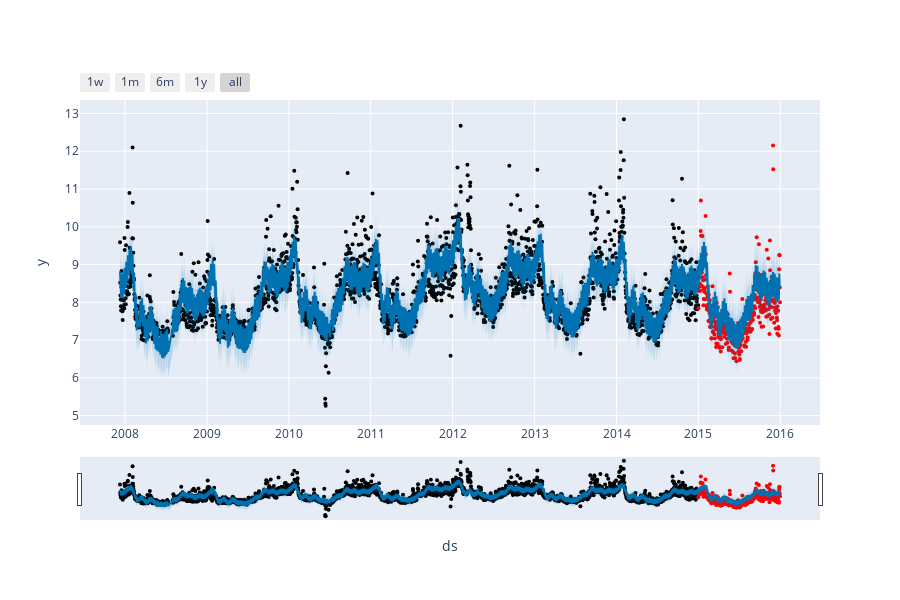

The cell this chart's notebook holds for it:
### Markdown cell above
## 시각화

### Code cell
future = model.make_future_dataframe(periods=365, include_history=True)
forecast = model.predict(future)
plot_plotly_with_testset(model, forecast, df_test)

### Figure 1 — Plotly figure (JSON) as saved in the notebook; plotly's stock layout.template omitted (floating-point values rounded to 4 significant figures; data arrays with more than 128 entries replaced by an {"elided": "..."} marker saying what was removed)
{"data": [{"marker": {"color": {"elided": "2885 str values"}, "size": 4}, "mode": "markers", "name": "Actual", "type": "scatter", "x": {"elided": "2885 str values"}, "y": {"elided": "2885 float values"}}, {"hoverinfo": "skip", "line": {"width": 0}, "mode": "lines", "type": "scatter", "x": {"elided": "2887 str values"}, "y": {"elided": "2887 float values"}}, {"fill": "tonexty", "fillcolor": "rgba(0, 114, 178, 0.2)", "line": {"color": "#0072B2", "width": 2}, "mode": "lines", "name": "Predicted", "type": "scatter", "x": {"elided": "2887 str values"}, "y": {"elided": "2887 float values"}}, {"fill": "tonexty", "fillcolor": "rgba(0, 114, 178, 0.2)", "hoverinfo": "skip", "line": {"width": 0}, "mode": "lines", "type": "scatter", "x": {"elided": "2887 str values"}, "y": {"elided": "2887 float values"}}], "layout": {"height": 600, "showlegend": false, "width": 900, "xaxis": {"rangeselector": {"buttons": [{"count": 7, "label": "1w", "step": "day", "stepmode": "backward"}, {"count": 1, "label": "1m", "step": "month", "stepmode": "backward"}, {"count": 6, "label": "6m", "step": "month", "stepmode": "backward"}, {"count": 1, "label": "1y", "step": "year", "stepmode": "backward"}, {"step": "all"}]}, "rangeslider": {"visible": true}, "title": {"text": "ds"}, "type": "date"}, "yaxis": {"title": {"text": "y"}}}}
